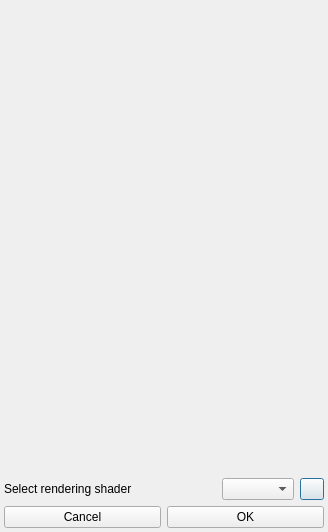
<?xml version="1.0" encoding="UTF-8"?>
<ui version="4.0">
 <class>PropertyDialog</class>
 <widget class="QDialog" name="PropertyDialog">
  <property name="geometry">
   <rect>
    <x>0</x>
    <y>0</y>
    <width>328</width>
    <height>532</height>
   </rect>
  </property>
  <property name="windowTitle">
   <string>Rendering settings</string>
  </property>
  <property name="sizeGripEnabled">
   <bool>false</bool>
  </property>
  <property name="modal">
   <bool>false</bool>
  </property>
  <layout class="QVBoxLayout" name="verticalLayout_2">
   <property name="leftMargin">
    <number>4</number>
   </property>
   <property name="topMargin">
    <number>4</number>
   </property>
   <property name="rightMargin">
    <number>4</number>
   </property>
   <property name="bottomMargin">
    <number>4</number>
   </property>
   <item>
    <widget class="QtnPropertyWidget" name="widget" native="true">
     <property name="sizePolicy">
      <sizepolicy hsizetype="Preferred" vsizetype="MinimumExpanding">
       <horstretch>0</horstretch>
       <verstretch>0</verstretch>
      </sizepolicy>
     </property>
    </widget>
   </item>
   <item>
    <layout class="QGridLayout" name="gridLayout">
     <item row="0" column="0">
      <widget class="QLabel" name="label">
       <property name="sizePolicy">
        <sizepolicy hsizetype="Preferred" vsizetype="Minimum">
         <horstretch>0</horstretch>
         <verstretch>0</verstretch>
        </sizepolicy>
       </property>
       <property name="text">
        <string>Select rendering shader</string>
       </property>
      </widget>
     </item>
     <item row="0" column="2">
      <widget class="QPushButton" name="pushButtonRecompileShaders">
       <property name="maximumSize">
        <size>
         <width>24</width>
         <height>16777215</height>
        </size>
       </property>
       <property name="toolTip">
        <string>&lt;html&gt;&lt;head/&gt;&lt;body&gt;&lt;p&gt;Recompile current shader. If there were errors in custom shader you may try to fix them manualy and compile&amp;amp;link shaders again.&lt;/p&gt;&lt;/body&gt;&lt;/html&gt;</string>
       </property>
       <property name="text">
        <string/>
       </property>
       <property name="icon">
        <iconset resource="../content.qrc">
         <normaloff>:/resources/recompileShader.png</normaloff>:/resources/recompileShader.png</iconset>
       </property>
       <property name="iconSize">
        <size>
         <width>16</width>
         <height>16</height>
        </size>
       </property>
       <property name="flat">
        <bool>false</bool>
       </property>
      </widget>
     </item>
     <item row="0" column="1">
      <widget class="QComboBox" name="comboBoxShadersList">
       <property name="sizePolicy">
        <sizepolicy hsizetype="Maximum" vsizetype="Fixed">
         <horstretch>0</horstretch>
         <verstretch>0</verstretch>
        </sizepolicy>
       </property>
      </widget>
     </item>
    </layout>
   </item>
   <item>
    <layout class="QFormLayout" name="formLayout"/>
   </item>
   <item>
    <layout class="QHBoxLayout" name="horizontalLayout">
     <property name="sizeConstraint">
      <enum>QLayout::SetDefaultConstraint</enum>
     </property>
     <item>
      <widget class="QPushButton" name="pushButtonCancel">
       <property name="toolTip">
        <string>&lt;html&gt;&lt;head/&gt;&lt;body&gt;&lt;p&gt;Settings will be restored previous ones.&lt;/p&gt;&lt;/body&gt;&lt;/html&gt;</string>
       </property>
       <property name="text">
        <string>Cancel</string>
       </property>
      </widget>
     </item>
     <item>
      <widget class="QPushButton" name="pushButtonOK">
       <property name="toolTip">
        <string>&lt;html&gt;&lt;head/&gt;&lt;body&gt;&lt;p&gt;Save current settings. Those settings will be loaded next time you start AB.&lt;/p&gt;&lt;/body&gt;&lt;/html&gt;</string>
       </property>
       <property name="text">
        <string>OK</string>
       </property>
      </widget>
     </item>
    </layout>
   </item>
  </layout>
 </widget>
 <customwidgets>
  <customwidget>
   <class>QtnPropertyWidget</class>
   <extends>QWidget</extends>
   <header>PropertyWidget.h</header>
   <container>1</container>
  </customwidget>
 </customwidgets>
 <resources>
  <include location="../content.qrc"/>
 </resources>
 <connections/>
</ui>
